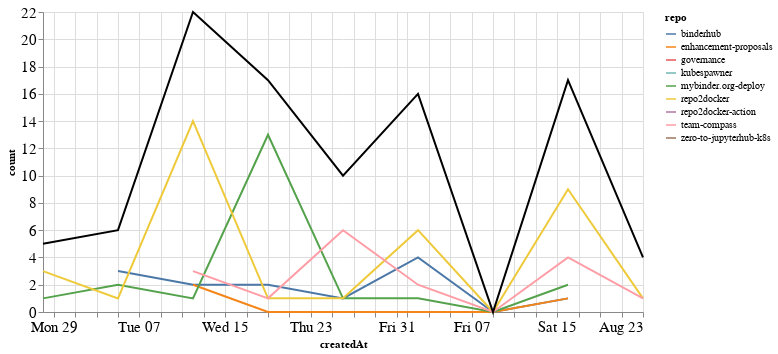

This figure's notebook cell:
### Markdown cell above
## Comments

### Code cell
comments_time = comments.groupby('repo').resample('W', on='createdAt').count()['author'].reset_index()
comments_time = comments_time.rename(columns={'author': 'count'})
comments_time_total = comments_time.groupby('createdAt').agg({"count": "sum"}).reset_index()
ch1 = alt.Chart(comments_time, width=600).mark_line().encode(
    x='createdAt',
    y='count',
    color='repo',
    tooltip="repo"
)

ch2 = alt.Chart(comments_time_total, width=600).mark_line(color="black").encode(
    x='createdAt',
    y='count',
)

ch1 + ch2

### Figure 1 — Vega-Lite specification as saved in the notebook (floating-point values rounded to 4 significant figures)
{"config": {"axisLeft": {"labelFontSize": 15}, "axisBottom": {"labelFontSize": 15}}, "layer": [{"data": {"name": "data-aa3ac698e835164036717efc2909df62"}, "mark": "line", "encoding": {"color": {"type": "nominal", "field": "repo"}, "tooltip": {"type": "nominal", "field": "repo"}, "x": {"type": "temporal", "field": "createdAt"}, "y": {"type": "quantitative", "field": "count"}}, "width": 600}, {"data": {"name": "data-c3c4291d94b2d0a3cc1cc449cb61530f"}, "mark": {"type": "line", "color": "black"}, "encoding": {"x": {"type": "temporal", "field": "createdAt"}, "y": {"type": "quantitative", "field": "count"}}, "width": 600}], "$schema": "https://vega.github.io/schema/vega-lite/v4.8.1.json", "datasets": {"data-aa3ac698e835164036717efc2909df62": [{"repo": "binderhub", "createdAt": "2020-07-05T00:00:00", "count": 3}, {"repo": "binderhub", "createdAt": "2020-07-12T00:00:00", "count": 2}, {"repo": "binderhub", "createdAt": "2020-07-19T00:00:00", "count": 2}, {"repo": "binderhub", "createdAt": "2020-07-26T00:00:00", "count": 1}, {"repo": "binderhub", "createdAt": "2020-08-02T00:00:00", "count": 4}, {"repo": "binderhub", "createdAt": "2020-08-09T00:00:00", "count": 0}, {"repo": "binderhub", "createdAt": "2020-08-16T00:00:00", "count": 1}, {"repo": "enhancement-proposals", "createdAt": "2020-07-12T00:00:00", "count": 2}, {"repo": "enhancement-proposals", "createdAt": "2020-07-19T00:00:00", "count": 0}, {"repo": "enhancement-proposals", "createdAt": "2020-07-26T00:00:00", "count": 0}, {"repo": "enhancement-proposals", "createdAt": "2020-08-02T00:00:00", "count": 0}, {"repo": "enhancement-proposals", "createdAt": "2020-08-09T00:00:00", "count": 0}, {"repo": "enhancement-proposals", "createdAt": "2020-08-16T00:00:00", "count": 1}, {"repo": "governance", "createdAt": "2020-08-23T00:00:00", "count": 2}, {"repo": "kubespawner", "createdAt": "2020-07-26T00:00:00", "count": 1}, {"repo": "mybinder.org-deploy", "createdAt": "2020-06-28T00:00:00", "count": 1}, {"repo": "mybinder.org-deploy", "createdAt": "2020-07-05T00:00:00", "count": 2}, {"repo": "mybinder.org-deploy", "createdAt": "2020-07-12T00:00:00", "count": 1}, {"repo": "mybinder.org-deploy", "createdAt": "2020-07-19T00:00:00", "count": 13}, {"repo": "mybinder.org-deploy", "createdAt": "2020-07-26T00:00:00", "count": 1}, {"repo": "mybinder.org-deploy", "createdAt": "2020-08-02T00:00:00", "count": 1}, {"repo": "mybinder.org-deploy", "createdAt": "2020-08-09T00:00:00", "count": 0}, {"repo": "mybinder.org-deploy", "createdAt": "2020-08-16T00:00:00", "count": 2}, {"repo": "repo2docker", "createdAt": "2020-06-28T00:00:00", "count": 3}, {"repo": "repo2docker", "createdAt": "2020-07-05T00:00:00", "count": 1}, {"repo": "repo2docker", "createdAt": "2020-07-12T00:00:00", "count": 14}, {"repo": "repo2docker", "createdAt": "2020-07-19T00:00:00", "count": 1}, {"repo": "repo2docker", "createdAt": "2020-07-26T00:00:00", "count": 1}, {"repo": "repo2docker", "createdAt": "2020-08-02T00:00:00", "count": 6}, {"repo": "repo2docker", "createdAt": "2020-08-09T00:00:00", "count": 0}, {"repo": "repo2docker", "createdAt": "2020-08-16T00:00:00", "count": 9}, {"repo": "repo2docker", "createdAt": "2020-08-23T00:00:00", "count": 1}, {"repo": "repo2docker-action", "createdAt": "2020-06-28T00:00:00", "count": 1}, {"repo": "team-compass", "createdAt": "2020-07-12T00:00:00", "count": 3}, {"repo": "team-compass", "createdAt": "2020-07-19T00:00:00", "count": 1}, {"repo": "team-compass", "createdAt": "2020-07-26T00:00:00", "count": 6}, {"repo": "team-compass", "createdAt": "2020-08-02T00:00:00", "count": 2}, {"repo": "team-compass", "createdAt": "2020-08-09T00:00:00", "count": 0}, {"repo": "team-compass", "createdAt": "2020-08-16T00:00:00", "count": 4}, {"repo": "team-compass", "createdAt": "2020-08-23T00:00:00", "count": 1}, {"repo": "zero-to-jupyterhub-k8s", "createdAt": "2020-08-02T00:00:00", "count": 3}], "data-c3c4291d94b2d0a3cc1cc449cb61530f": [{"createdAt": "2020-06-28T00:00:00", "count": 5}, {"createdAt": "2020-07-05T00:00:00", "count": 6}, {"createdAt": "2020-07-12T00:00:00", "count": 22}, {"createdAt": "2020-07-19T00:00:00", "count": 17}, {"createdAt": "2020-07-26T00:00:00", "count": 10}, {"createdAt": "2020-08-02T00:00:00", "count": 16}, {"createdAt": "2020-08-09T00:00:00", "count": 0}, {"createdAt": "2020-08-16T00:00:00", "count": 17}, {"createdAt": "2020-08-23T00:00:00", "count": 4}]}}
